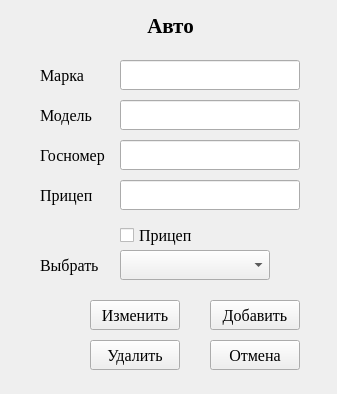
<?xml version="1.0" encoding="UTF-8"?>
<ui version="4.0">
 <class>Form</class>
 <widget class="QWidget" name="Form">
  <property name="geometry">
   <rect>
    <x>0</x>
    <y>0</y>
    <width>337</width>
    <height>394</height>
   </rect>
  </property>
  <property name="windowTitle">
   <string>Form</string>
  </property>
  <widget class="QLabel" name="label">
   <property name="geometry">
    <rect>
     <x>10</x>
     <y>10</y>
     <width>321</width>
     <height>31</height>
    </rect>
   </property>
   <property name="font">
    <font>
     <family>Times New Roman</family>
     <pointsize>16</pointsize>
     <bold>true</bold>
    </font>
   </property>
   <property name="text">
    <string>Авто</string>
   </property>
   <property name="alignment">
    <set>Qt::AlignCenter</set>
   </property>
  </widget>
  <widget class="QLineEdit" name="brand">
   <property name="geometry">
    <rect>
     <x>120</x>
     <y>60</y>
     <width>180</width>
     <height>30</height>
    </rect>
   </property>
   <property name="font">
    <font>
     <family>Times New Roman</family>
     <pointsize>12</pointsize>
    </font>
   </property>
  </widget>
  <widget class="QLineEdit" name="model">
   <property name="geometry">
    <rect>
     <x>120</x>
     <y>100</y>
     <width>180</width>
     <height>30</height>
    </rect>
   </property>
   <property name="font">
    <font>
     <family>Times New Roman</family>
     <pointsize>12</pointsize>
    </font>
   </property>
  </widget>
  <widget class="QLineEdit" name="gov_number">
   <property name="geometry">
    <rect>
     <x>120</x>
     <y>140</y>
     <width>180</width>
     <height>30</height>
    </rect>
   </property>
   <property name="font">
    <font>
     <family>Times New Roman</family>
     <pointsize>12</pointsize>
    </font>
   </property>
  </widget>
  <widget class="QLineEdit" name="track_number">
   <property name="geometry">
    <rect>
     <x>120</x>
     <y>180</y>
     <width>180</width>
     <height>30</height>
    </rect>
   </property>
   <property name="font">
    <font>
     <family>Times New Roman</family>
     <pointsize>12</pointsize>
    </font>
   </property>
  </widget>
  <widget class="QLabel" name="label_2">
   <property name="geometry">
    <rect>
     <x>40</x>
     <y>60</y>
     <width>71</width>
     <height>30</height>
    </rect>
   </property>
   <property name="font">
    <font>
     <family>Times New Roman</family>
     <pointsize>12</pointsize>
    </font>
   </property>
   <property name="text">
    <string>Марка</string>
   </property>
  </widget>
  <widget class="QLabel" name="label_3">
   <property name="geometry">
    <rect>
     <x>40</x>
     <y>100</y>
     <width>61</width>
     <height>30</height>
    </rect>
   </property>
   <property name="font">
    <font>
     <family>Times New Roman</family>
     <pointsize>12</pointsize>
    </font>
   </property>
   <property name="text">
    <string>Модель</string>
   </property>
  </widget>
  <widget class="QLabel" name="label_4">
   <property name="geometry">
    <rect>
     <x>40</x>
     <y>140</y>
     <width>71</width>
     <height>30</height>
    </rect>
   </property>
   <property name="font">
    <font>
     <family>Times New Roman</family>
     <pointsize>12</pointsize>
    </font>
   </property>
   <property name="text">
    <string>Госномер</string>
   </property>
  </widget>
  <widget class="QLabel" name="label_5">
   <property name="geometry">
    <rect>
     <x>40</x>
     <y>180</y>
     <width>71</width>
     <height>30</height>
    </rect>
   </property>
   <property name="font">
    <font>
     <family>Times New Roman</family>
     <pointsize>12</pointsize>
    </font>
   </property>
   <property name="text">
    <string>Прицеп</string>
   </property>
  </widget>
  <widget class="QPushButton" name="b_ok">
   <property name="geometry">
    <rect>
     <x>210</x>
     <y>300</y>
     <width>90</width>
     <height>30</height>
    </rect>
   </property>
   <property name="font">
    <font>
     <family>Times New Roman</family>
     <pointsize>12</pointsize>
    </font>
   </property>
   <property name="text">
    <string>Добавить</string>
   </property>
  </widget>
  <widget class="QPushButton" name="b_cancel">
   <property name="geometry">
    <rect>
     <x>210</x>
     <y>340</y>
     <width>90</width>
     <height>30</height>
    </rect>
   </property>
   <property name="font">
    <font>
     <family>Times New Roman</family>
     <pointsize>12</pointsize>
    </font>
   </property>
   <property name="text">
    <string>Отмена</string>
   </property>
  </widget>
  <widget class="QPushButton" name="b_change">
   <property name="geometry">
    <rect>
     <x>90</x>
     <y>300</y>
     <width>90</width>
     <height>30</height>
    </rect>
   </property>
   <property name="font">
    <font>
     <family>Times New Roman</family>
     <pointsize>12</pointsize>
    </font>
   </property>
   <property name="text">
    <string>Изменить</string>
   </property>
  </widget>
  <widget class="QComboBox" name="cb_select">
   <property name="geometry">
    <rect>
     <x>120</x>
     <y>250</y>
     <width>150</width>
     <height>30</height>
    </rect>
   </property>
   <property name="font">
    <font>
     <family>Times New Roman</family>
     <pointsize>12</pointsize>
    </font>
   </property>
  </widget>
  <widget class="QLabel" name="label_6">
   <property name="geometry">
    <rect>
     <x>40</x>
     <y>250</y>
     <width>71</width>
     <height>30</height>
    </rect>
   </property>
   <property name="font">
    <font>
     <family>Times New Roman</family>
     <pointsize>12</pointsize>
    </font>
   </property>
   <property name="text">
    <string>Выбрать</string>
   </property>
  </widget>
  <widget class="QPushButton" name="b_kill">
   <property name="geometry">
    <rect>
     <x>90</x>
     <y>340</y>
     <width>90</width>
     <height>30</height>
    </rect>
   </property>
   <property name="font">
    <font>
     <family>Times New Roman</family>
     <pointsize>12</pointsize>
    </font>
   </property>
   <property name="text">
    <string>Удалить</string>
   </property>
  </widget>
  <widget class="QCheckBox" name="is_track">
   <property name="geometry">
    <rect>
     <x>120</x>
     <y>220</y>
     <width>101</width>
     <height>30</height>
    </rect>
   </property>
   <property name="font">
    <font>
     <family>Times New Roman</family>
     <pointsize>12</pointsize>
    </font>
   </property>
   <property name="text">
    <string>Прицеп</string>
   </property>
  </widget>
 </widget>
 <resources/>
 <connections/>
</ui>
